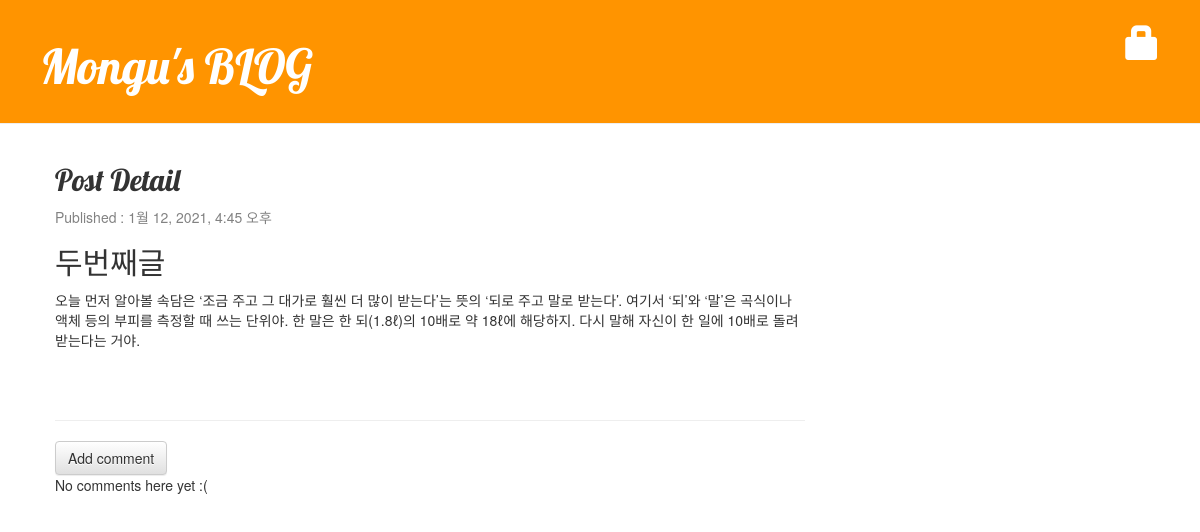
The app's page /post/2/, older data.
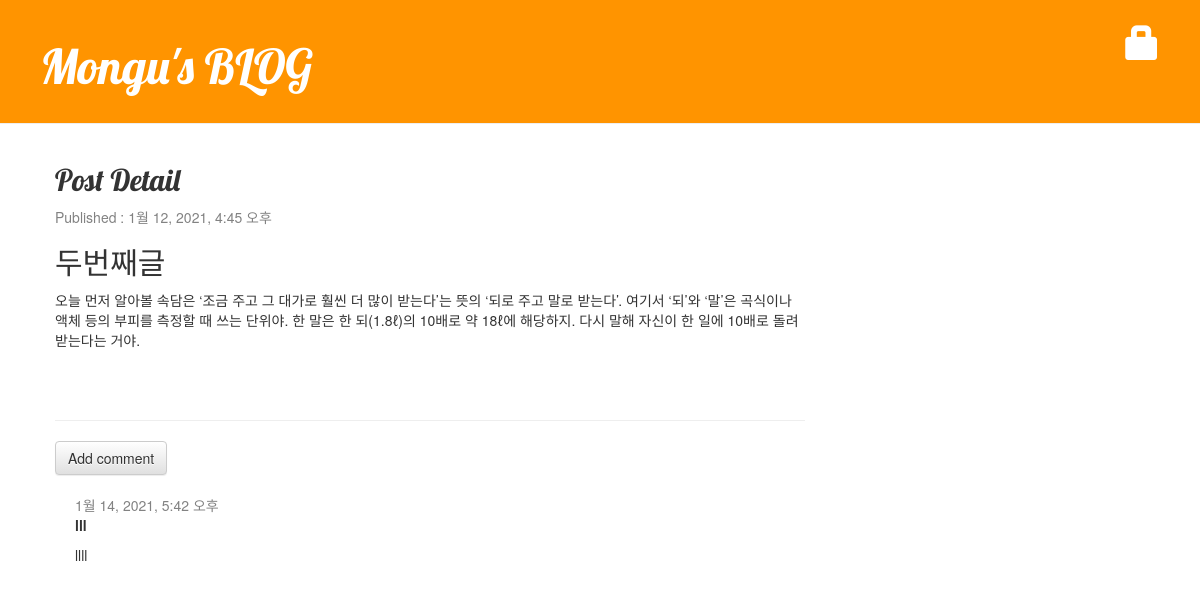
The same page, newer data.
### blog/models.py (models this page shows, shortened)
class Comment(models.Model):
    post = models.ForeignKey('blog.Post', on_delete=models.CASCADE, related_name='comments')
    author = models.CharField(max_length=200)
    text = models.TextField()
    created_date = models.DateTimeField(default=timezone.now)
    approved_comment = models.BooleanField(default=False)

### blog/views.py (the view)
# urls.py: path('post/<int:pk>/', views.post_detail, name='post_detail'),
def post_detail(request, pk):
    post = get_object_or_404(Post, pk=pk)
    return render(request, 'blog/post_detail.html', {'post':post})

### blog/templates/blog/post_detail.html (shortened to what this page needs)
{% extends 'blog/base.html' %}
{% block content %}
    <div class="post">
        <h2>Post Detail</h2>
        {% if post.published_date %}
            <div class="date">
                <p>Published : {{post.published_date}}</p>
            </div>
        {% endif %}
        <h2>{{post.title}}</h2>
        <p>{{post.text|linebreaksbr}}</p>
    </div>
    <hr>
    <a class="btn btn-default" href="{% url 'add_comment_to_post' pk=post.pk %}">Add comment</a>
    {% for comment in post.comments.all %}
        {% if user.is_authenticated or comment.approved_comment %}
        <div class="comment">
            <div class="date">
                {{ comment.created_date }}
            </div>
            <strong>{{ comment.author }}</strong>
            <p>{{ comment.text|linebreaks }}</p>
        </div>
        {% endif %}
    {% empty %}
        <p>No comments here yet :(</p>
    {% endfor %}
{% endblock %}

Row changes from the older to the newer data that the page shows:
added Comment: created_date "1월 14, 2021, 5:42 오후", author "lll", text "llll"
Text that changed along with them:
text no longer shown: "No comments here yet :("
